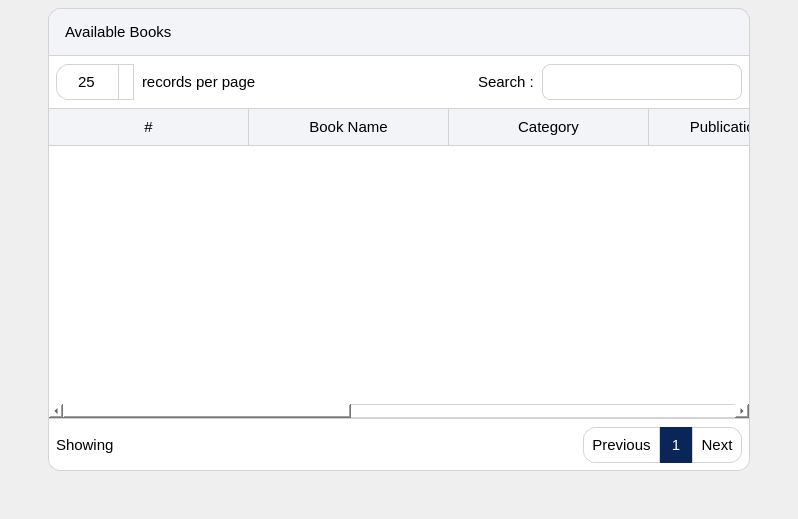
             <widget class="QWidget" name="requestBooksContent">
              <property name="geometry">
               <rect>
                <x>0</x>
                <y>0</y>
                <width>798</width>
                <height>519</height>
               </rect>
              </property>
              <property name="styleSheet">
               <string notr="true"/>
              </property>
              <layout class="QGridLayout" name="gridLayout_5">
               <property name="leftMargin">
                <number>48</number>
               </property>
               <property name="topMargin">
                <number>8</number>
               </property>
               <property name="rightMargin">
                <number>48</number>
               </property>
               <property name="bottomMargin">
                <number>48</number>
               </property>
               <property name="spacing">
                <number>0</number>
               </property>
               <item row="0" column="0">
                <widget class="QWidget" name="requestBooksContentWidget" native="true">
                 <property name="styleSheet">
                  <string notr="true">QWidget{
color: rgb(0, 0, 0);

background-color: rgb(255, 255, 255);
border: 1px solid lightgray;
border-radius: 12px;
}

</string>
                 </property>
                 <layout class="QVBoxLayout" name="verticalLayout_7">
                  <property name="spacing">
                   <number>0</number>
                  </property>
                  <property name="leftMargin">
                   <number>0</number>
                  </property>
                  <property name="topMargin">
                   <number>0</number>
                  </property>
                  <property name="rightMargin">
                   <number>0</number>
                  </property>
                  <property name="bottomMargin">
                   <number>0</number>
                  </property>
                  <item>
                   <widget class="QLabel" name="requestBooksTitleLabel">
                    <property name="sizePolicy">
                     <sizepolicy hsizetype="Preferred" vsizetype="Fixed">
                      <horstretch>0</horstretch>
                      <verstretch>0</verstretch>
                     </sizepolicy>
                    </property>
                    <property name="minimumSize">
                     <size>
                      <width>0</width>
                      <height>48</height>
                     </size>
                    </property>
                    <property name="maximumSize">
                     <size>
                      <width>16777215</width>
                      <height>48</height>
                     </size>
                    </property>
                    <property name="font">
                     <font>
                      <pointsize>11</pointsize>
                      <fontweight>DemiBold</fontweight>
                     </font>
                    </property>
                    <property name="styleSheet">
                     <string notr="true">QLabel{
color: black;
background-color: rgb(243, 244, 248);
border: 1px solid lightgray;
padding-left: 12px;
border-bottom-left-radius: 0px;
border-bottom-right-radius: 0px;
}</string>
                    </property>
                    <property name="text">
                     <string>Available Books</string>
                    </property>
                   </widget>
                  </item>
                  <item>
                   <layout class="QHBoxLayout" name="horizontalLayout_11">
                    <property name="spacing">
                     <number>8</number>
                    </property>
                    <property name="leftMargin">
                     <number>8</number>
                    </property>
                    <property name="topMargin">
                     <number>8</number>
                    </property>
                    <property name="rightMargin">
                     <number>8</number>
                    </property>
                    <property name="bottomMargin">
                     <number>8</number>
                    </property>
                    <item>
                     <widget class="QSpinBox" name="spinBox_3">
                      <property name="sizePolicy">
                       <sizepolicy hsizetype="Preferred" vsizetype="Fixed">
                        <horstretch>0</horstretch>
                        <verstretch>0</verstretch>
                       </sizepolicy>
                      </property>
                      <property name="minimumSize">
                       <size>
                        <width>0</width>
                        <height>36</height>
                       </size>
                      </property>
                      <property name="maximumSize">
                       <size>
                        <width>16777215</width>
                        <height>36</height>
                       </size>
                      </property>
                      <property name="font">
                       <font>
                        <pointsize>11</pointsize>
                       </font>
                      </property>
                      <property name="styleSheet">
                       <string notr="true">QSpinBox {
	width: 60px; /* make room for the arrows */
    border-width: 1;
}

QSpinBox::up-button {
    subcontrol-origin: border;
    subcontrol-position: top right;
    width: 14px;
    background-color: white;
    border: 1px solid lightgray;
	border-bottom-width: 0px;
   
}

QSpinBox::up-button:hover {
    background-color:rgb(221, 221, 221);
}

QSpinBox::up-button:pressed {
    background-color:yellow;
}

QSpinBox::up-arrow {
    image: url(:/icons/res/icon/arrow-up.png);
    width: 10px;
    height: 10px;
}



QSpinBox::down-button {
    subcontrol-origin: border;
    subcontrol-position: bottom right; 

    width: 14px;
	background-color: white;
    border: 1px solid lightgray;
	border-top-width: 0px;
	
}

QSpinBox::down-button:hover {
    background-color: rgb(221, 221, 221);
}

QSpinBox::down-button:pressed {
   background-color: yellow;
}

QSpinBox::down-arrow {
    
	image: url(:/icons/res/icon/arrow-down.png);
    width: 10px;
    height: 10px;
}
</string>
                      </property>
                      <property name="alignment">
                       <set>Qt::AlignmentFlag::AlignCenter</set>
                      </property>
                      <property name="readOnly">
                       <bool>false</bool>
                      </property>
                      <property name="minimum">
                       <number>25</number>
                      </property>
                      <property name="maximum">
                       <number>100</number>
                      </property>
                      <property name="singleStep">
                       <number>25</number>
                      </property>
                     </widget>
                    </item>
                    <item>
                     <widget class="QLabel" name="label_5">
                      <property name="font">
                       <font>
                        <pointsize>11</pointsize>
                       </font>
                      </property>
                      <property name="styleSheet">
                       <string notr="true">border:none;</string>
                      </property>
                      <property name="text">
                       <string>records per page</string>
                      </property>
                     </widget>
                    </item>
                    <item>
                     <spacer name="horizontalSpacer_9">
                      <property name="orientation">
                       <enum>Qt::Orientation::Horizontal</enum>
                      </property>
                      <property name="sizeHint" stdset="0">
                       <size>
                        <width>40</width>
                        <height>20</height>
                       </size>
                      </property>
                     </spacer>
                    </item>
                    <item>
                     <widget class="QLabel" name="label_11">
                      <property name="font">
                       <font>
                        <pointsize>11</pointsize>
                       </font>
                      </property>
                      <property name="styleSheet">
                       <string notr="true">border:none;</string>
                      </property>
                      <property name="text">
                       <string>Search :</string>
                      </property>
                     </widget>
                    </item>
                    <item>
                     <widget class="QLineEdit" name="lineEdit_3">
                      <property name="sizePolicy">
                       <sizepolicy hsizetype="Fixed" vsizetype="Fixed">
                        <horstretch>0</horstretch>
                        <verstretch>0</verstretch>
                       </sizepolicy>
                      </property>
                      <property name="minimumSize">
                       <size>
                        <width>200</width>
                        <height>36</height>
                       </size>
                      </property>
                      <property name="maximumSize">
                       <size>
                        <width>200</width>
                        <height>36</height>
                       </size>
                      </property>
                      <property name="styleSheet">
                       <string notr="true">QLineEdit{
border: 1px solid lightgray;
border-radius: 8px;
padding-left: 12px;
color: rgb(79, 79, 79);
}</string>
                      </property>
                     </widget>
                    </item>
                   </layout>
                  </item>
                  <item>
                   <widget class="QTableWidget" name="requestBooksTableWidget">
                    <property name="sizePolicy">
                     <sizepolicy hsizetype="Expanding" vsizetype="Expanding">
                      <horstretch>0</horstretch>
                      <verstretch>0</verstretch>
                     </sizepolicy>
                    </property>
                    <property name="font">
                     <font>
                      <pointsize>11</pointsize>
                     </font>
                    </property>
                    <property name="styleSheet">
                     <string notr="true">QHeaderView{
border: none;
border-radius:0px;
border-bottom: 1px solid lightgray;
min-height: 36px;
}

QHeaderView::section{
background-color: rgb(243, 244, 248);
border:none;
border-right: 1px solid lightgray;
}

QTableWidget{
border-radius: 0px;
background-color: white;
alternate-background-color: rgb(243, 244, 248);
}

QTableWidget::item {
 padding-left: 10px;
padding-right: 10px;
}</string>
                    </property>
                    <property name="lineWidth">
                     <number>1</number>
                    </property>
                    <property name="midLineWidth">
                     <number>0</number>
                    </property>
                    <property name="horizontalScrollBarPolicy">
                     <enum>Qt::ScrollBarPolicy::ScrollBarAsNeeded</enum>
                    </property>
                    <property name="editTriggers">
                     <set>QAbstractItemView::EditTrigger::NoEditTriggers</set>
                    </property>
                    <property name="alternatingRowColors">
                     <bool>true</bool>
                    </property>
                    <property name="selectionMode">
                     <enum>QAbstractItemView::SelectionMode::ExtendedSelection</enum>
                    </property>
                    <property name="textElideMode">
                     <enum>Qt::TextElideMode::ElideRight</enum>
                    </property>
                    <property name="showGrid">
                     <bool>true</bool>
                    </property>
                    <property name="gridStyle">
                     <enum>Qt::PenStyle::SolidLine</enum>
                    </property>
                    <property name="wordWrap">
                     <bool>true</bool>
                    </property>
                    <property name="cornerButtonEnabled">
                     <bool>true</bool>
                    </property>
                    <attribute name="horizontalHeaderVisible">
                     <bool>true</bool>
                    </attribute>
                    <attribute name="horizontalHeaderCascadingSectionResizes">
                     <bool>true</bool>
                    </attribute>
                    <attribute name="horizontalHeaderMinimumSectionSize">
                     <number>200</number>
                    </attribute>
                    <attribute name="horizontalHeaderDefaultSectionSize">
                     <number>200</number>
                    </attribute>
                    <attribute name="horizontalHeaderHighlightSections">
                     <bool>false</bool>
                    </attribute>
                    <attribute name="horizontalHeaderShowSortIndicator" stdset="0">
                     <bool>false</bool>
                    </attribute>
                    <attribute name="horizontalHeaderStretchLastSection">
                     <bool>true</bool>
                    </attribute>
                    <attribute name="verticalHeaderVisible">
                     <bool>false</bool>
                    </attribute>
                    <attribute name="verticalHeaderCascadingSectionResizes">
                     <bool>false</bool>
                    </attribute>
                    <attribute name="verticalHeaderMinimumSectionSize">
                     <number>48</number>
                    </attribute>
                    <attribute name="verticalHeaderDefaultSectionSize">
                     <number>48</number>
                    </attribute>
                    <attribute name="verticalHeaderStretchLastSection">
                     <bool>false</bool>
                    </attribute>
                    <column>
                     <property name="text">
                      <string>#</string>
                     </property>
                     <property name="font">
                      <font>
                       <pointsize>11</pointsize>
                       <fontweight>DemiBold</fontweight>
                      </font>
                     </property>
                    </column>
                    <column>
                     <property name="text">
                      <string>Book Name</string>
                     </property>
                     <property name="font">
                      <font>
                       <pointsize>11</pointsize>
                       <fontweight>DemiBold</fontweight>
                      </font>
                     </property>
                    </column>
                    <column>
                     <property name="text">
                      <string>Category</string>
                     </property>
                     <property name="font">
                      <font>
                       <pointsize>11</pointsize>
                       <fontweight>DemiBold</fontweight>
                      </font>
                     </property>
                    </column>
                    <column>
                     <property name="text">
                      <string>Publication Name</string>
                     </property>
                     <property name="font">
                      <font>
                       <pointsize>11</pointsize>
                       <fontweight>DemiBold</fontweight>
                      </font>
                     </property>
                    </column>
                    <column>
                     <property name="text">
                      <string>ISBN</string>
                     </property>
                     <property name="font">
                      <font>
                       <pointsize>11</pointsize>
                       <fontweight>DemiBold</fontweight>
                      </font>
                     </property>
                    </column>
                    <column>
                     <property name="text">
                      <string>Price</string>
                     </property>
                     <property name="font">
                      <font>
                       <pointsize>11</pointsize>
                       <fontweight>DemiBold</fontweight>
                      </font>
                     </property>
                    </column>
                    <column>
                     <property name="text">
                      <string>Action</string>
                     </property>
                     <property name="font">
                      <font>
                       <pointsize>11</pointsize>
                       <fontweight>DemiBold</fontweight>
                      </font>
                     </property>
                    </column>
                   </widget>
                  </item>
                  <item>
                   <layout class="QHBoxLayout" name="horizontalLayout_12">
                    <property name="spacing">
                     <number>0</number>
                    </property>
                    <property name="leftMargin">
                     <number>8</number>
                    </property>
                    <property name="topMargin">
                     <number>8</number>
                    </property>
                    <property name="rightMargin">
                     <number>8</number>
                    </property>
                    <property name="bottomMargin">
                     <number>8</number>
                    </property>
                    <item>
                     <widget class="QLabel" name="label_12">
                      <property name="sizePolicy">
                       <sizepolicy hsizetype="Preferred" vsizetype="Fixed">
                        <horstretch>0</horstretch>
                        <verstretch>0</verstretch>
                       </sizepolicy>
                      </property>
                      <property name="minimumSize">
                       <size>
                        <width>0</width>
                        <height>36</height>
                       </size>
                      </property>
                      <property name="maximumSize">
                       <size>
                        <width>16777215</width>
                        <height>36</height>
                       </size>
                      </property>
                      <property name="font">
                       <font>
                        <pointsize>11</pointsize>
                       </font>
                      </property>
                      <property name="styleSheet">
                       <string notr="true">border:none;</string>
                      </property>
                      <property name="text">
                       <string>Showing</string>
                      </property>
                     </widget>
                    </item>
                    <item>
                     <spacer name="horizontalSpacer_10">
                      <property name="orientation">
                       <enum>Qt::Orientation::Horizontal</enum>
                      </property>
                      <property name="sizeHint" stdset="0">
                       <size>
                        <width>40</width>
                        <height>20</height>
                       </size>
                      </property>
                     </spacer>
                    </item>
                    <item>
                     <widget class="QPushButton" name="pushButton_5">
                      <property name="minimumSize">
                       <size>
                        <width>0</width>
                        <height>36</height>
                       </size>
                      </property>
                      <property name="maximumSize">
                       <size>
                        <width>16777215</width>
                        <height>36</height>
                       </size>
                      </property>
                      <property name="font">
                       <font>
                        <pointsize>11</pointsize>
                       </font>
                      </property>
                      <property name="styleSheet">
                       <string notr="true">QPushButton{
color: black;
border: 1px solid lightgray;
border-top-right-radius: 0px;
border-bottom-right-radius:0px;
padding-left: 8px;
padding-right: 8px;
}

QPushButton:hover{
color: rgb(255, 255, 255);
background-color: rgb(10, 37, 88);
border: 1px solid rgb(10, 37, 88);
}</string>
                      </property>
                      <property name="text">
                       <string>Previous</string>
                      </property>
                     </widget>
                    </item>
                    <item>
                     <widget class="QLabel" name="label_13">
                      <property name="sizePolicy">
                       <sizepolicy hsizetype="Fixed" vsizetype="Fixed">
                        <horstretch>0</horstretch>
                        <verstretch>0</verstretch>
                       </sizepolicy>
                      </property>
                      <property name="minimumSize">
                       <size>
                        <width>32</width>
                        <height>36</height>
                       </size>
                      </property>
                      <property name="maximumSize">
                       <size>
                        <width>32</width>
                        <height>36</height>
                       </size>
                      </property>
                      <property name="font">
                       <font>
                        <pointsize>11</pointsize>
                       </font>
                      </property>
                      <property name="styleSheet">
                       <string notr="true">QLabel{
color: rgb(255, 255, 255);
background-color: rgb(10, 37, 88);
border: 1px solid rgb(10, 37, 88);
border-radius: 0px;
}</string>
                      </property>
                      <property name="text">
                       <string>1</string>
                      </property>
                      <property name="alignment">
                       <set>Qt::AlignmentFlag::AlignCenter</set>
                      </property>
                     </widget>
                    </item>
                    <item>
                     <widget class="QPushButton" name="pushButton_6">
                      <property name="minimumSize">
                       <size>
                        <width>0</width>
                        <height>36</height>
                       </size>
                      </property>
                      <property name="maximumSize">
                       <size>
                        <width>16777215</width>
                        <height>36</height>
                       </size>
                      </property>
                      <property name="font">
                       <font>
                        <pointsize>11</pointsize>
                       </font>
                      </property>
                      <property name="styleSheet">
                       <string notr="true">QPushButton{
color: black;
border: 1px solid lightgray;
border-top-left-radius: 0px;
border-bottom-left-radius:0px;
padding-left: 8px;
padding-right: 8px;
}

QPushButton:hover{
color: rgb(255, 255, 255);
background-color: rgb(10, 37, 88);
border: 1px solid rgb(10, 37, 88);
}</string>
                      </property>
                      <property name="text">
                       <string>Next</string>
                      </property>
                     </widget>
                    </item>
                   </layout>
                  </item>
                 </layout>
                </widget>
               </item>
              </layout>
             </widget>
